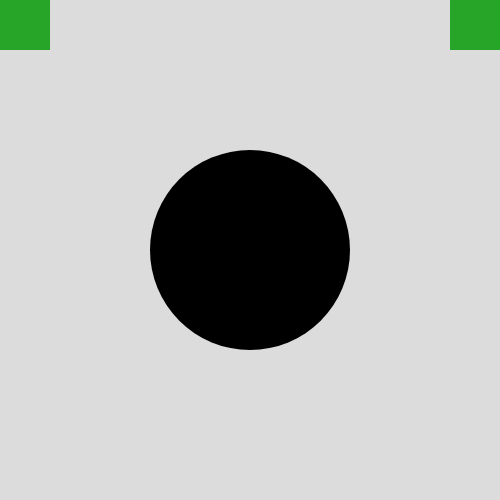
Frame 1 (no input)
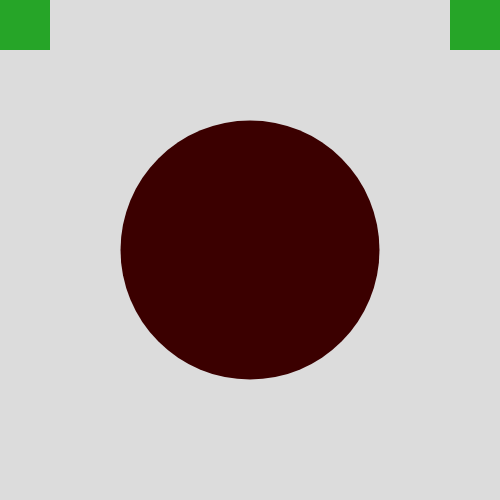
Frame 60 (no input)
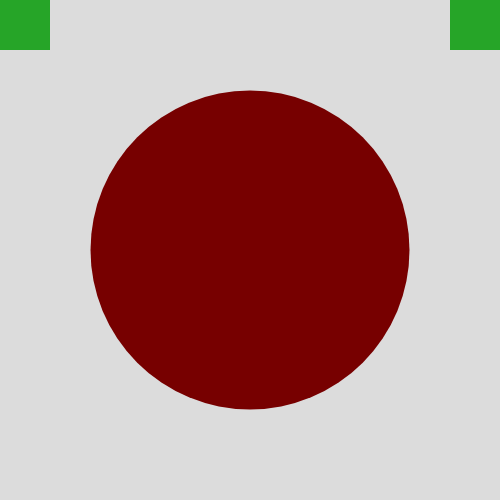
Frame 120 (the mouse pressed at the canvas centre since frame 60)

The p5.js sketch that drew these frames (run headless with seeded random() and noise() and a simulated clock; from frame 60 on, the mouse is pressed at the canvas centre):

// p5.js sketch
// ── sketch.js
// Marie Fabozzi
// IGME-609 
// Variables P.E.
// 1/28/2019

//initialize count variable
var count=0;

//initialize colorSaturation variable
var colorSaturation=0;

var leftRectX;



// declare global for setup and draw
var canvasSize;

function setup() {
//Create size of canvas
  canvasSize = 500;
  
  createCanvas(canvasSize, canvasSize);
  ellipseMode(CENTER);
  
  var leftRectX=0;
}

function draw() {
  background(220);
  
  //declare the variables
  var x=width/2;
  var y=height/2;
  
  //control the size of ellipse
  var size=200+count;
  
  //circle
  fill(colorSaturation,0,0);
  noStroke();
  ellipse(x,y,size,size);
  
  //increment the count variable
  count=count+1;
  
  //increment the black to red color saturation by 1
  colorSaturation=colorSaturation+1;
  
  //draw location of left rectangle
  fill(38, 165, 40);
  rect(leftRectX,0,50,50);
  
  //why is this var NOT moving the rect?
  var leftRectX=leftRectX - 1;
  
  //draw location of right rectangle
  fill(38, 165,40);
  rect(450,0,50,50);
  
//draw location of left rectangle
  fill(38, 165,40);
  rect(0,0,50,50);
  
  
}
